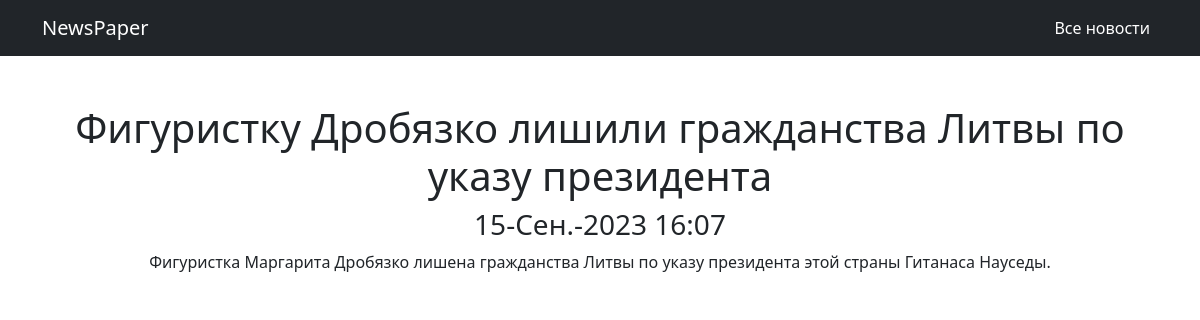
The page /5 on the database its author committed.
### news/models.py (models this page shows, shortened)
class Post(models.Model):
    NEWS = 'NW'
    ARTICLE = 'AR'
    TYPE_CHOICES = (
        (NEWS, 'Новость'),
        (ARTICLE, 'Статья')
    )
    type = models.CharField(max_length = 2, choices = TYPE_CHOICES, default = NEWS)
    timePost = models.DateTimeField(auto_now_add=True)
    title = models.CharField(max_length = 255)
    textPost = models.TextField()
    ratingPost = models.IntegerField(default=0)
    author = models.ForeignKey(Author, on_delete=models.CASCADE)
    category = models.ManyToManyField(Category, through='PostCategory')

### news/views.py (the view)
# urls.py: path('<int:pk>', PostDetail.as_view(), name='new_s'),
class PostDetail(DetailView):
    model = Post
    template_name = 'details_news.html'
    context_object_name = 'new_s'
    queryset = Post.objects.filter(type='NW')

### news/templatetags/custom_filters.py (called while the page is built)
@register.filter(name='censor')
def censor(text):
    forbidden_vocabulary = ['nba']
    for i in forbidden_vocabulary:
        text = text.replace(i, '<abn>')
        text = text.replace(i.upper(), '<abn>')
    return text

### templates/details_news.html (shortened to what this page needs)
{% extends 'default.html' %}
{% load custom_filters %}
{% block content %}
<h1>{{ new_s.title|censor }}</h1>
<h3>{{ new_s.timePost|date:'d-N-Y H:i' }}</h3>
<p>{{ new_s.textPost|censor }}</p>
{% endblock content %}

### rows shown on the page
Post: title|censor "Фигуристку Дробязко лишили гражданства Литвы по указу президента", timePost "15-Сен.-2023 16:07", textPost|censor "Фигуристка Маргарита Дробязко лишена гражданства Литвы по указу президента этой страны Гитанаса Науседы."
